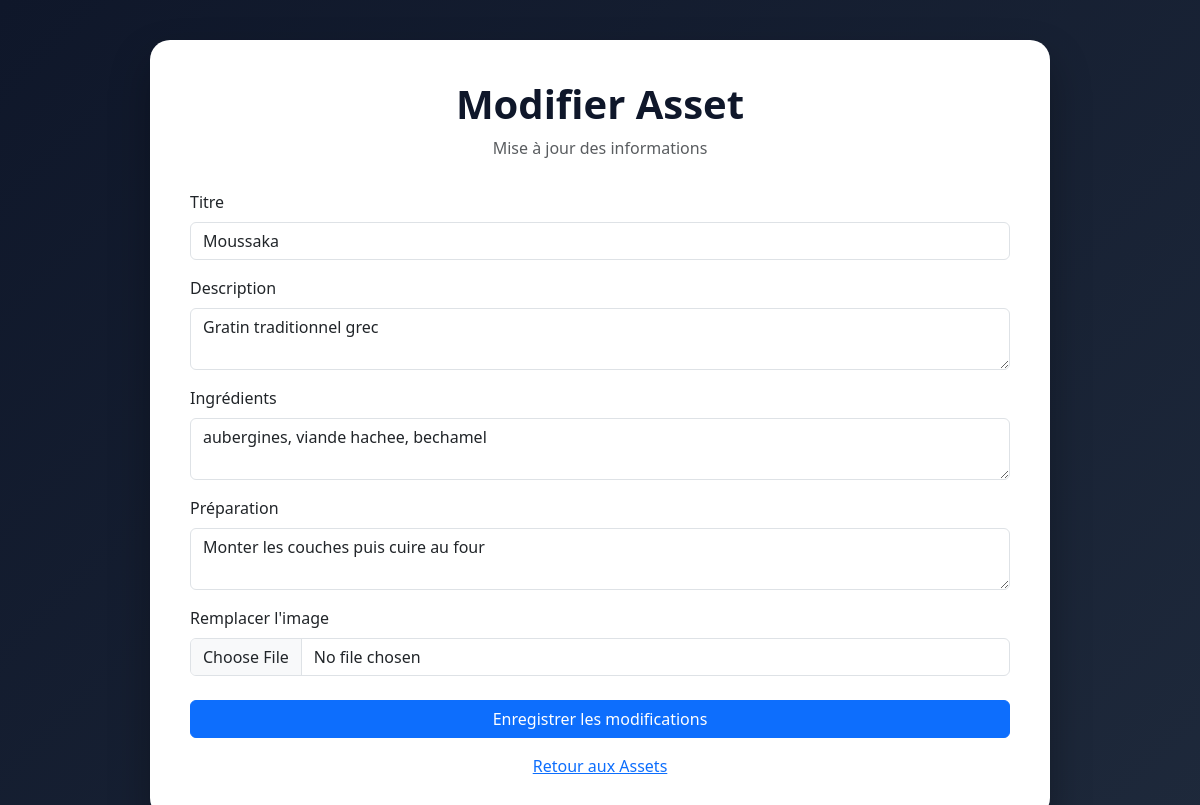
Screenshot of /?url=recipe/editForm&id=28 (signed in) with the database file from the repository.
### tables this page shows
CREATE TABLE `recipes` (
  `id` int NOT NULL AUTO_INCREMENT,
  `title` varchar(255) NOT NULL,
  `description` text NOT NULL,
  `ingredients` text NOT NULL,
  `preparation` text NOT NULL,
  `image` varchar(255) DEFAULT NULL,
  `created_at` timestamp NULL DEFAULT CURRENT_TIMESTAMP,
  `country` varchar(100) DEFAULT NULL,
  `chef_name` varchar(255) DEFAULT NULL,
  `difficulty` varchar(50) DEFAULT NULL,
  `prep_time` int DEFAULT NULL,
  `cook_time` int DEFAULT NULL,
  `servings` int DEFAULT NULL,
  PRIMARY KEY (`id`)
);

### app/controllers/RecipeController.php (called while the page is built, shortened)
<?php
require_once __DIR__ . '/../models/Recipe.php';
class RecipeController
{
    private $model;
    public function __construct()
    {
        $this->model = new Recipe();
    }
    public function editForm()
    {
        $recipe = $this->model->find($_GET['id']);
        require __DIR__ . '/../views/recipes/edit.php';
    }
}

### app/core/Router.php (called while the page is built, shortened)
<?php
class Router
{
    public function route()
    {
        $url = $_GET['url'] ?? 'home/index';
        $url = trim($url, '/');
        $parts = explode('/', $url);
        if ($parts[0] === 'api') {
            $version = $parts[1] ?? 'v1';
            $controller = $parts[2] ?? 'home';
            $method = $parts[3] ?? 'index';
            $controllerClass =
                ucfirst($controller) . 'Controller';
            $file =
                __DIR__
                . '/../controllers/Api/'
                . strtoupper($version)
                . '/'
                . $controllerClass
                . '.php';
        } else {
            $method = $parts[1] ?? 'index';
        }
        $method = explode('?', $method)[0];
        $controllerInstance =
            new $controllerClass();
        $controllerInstance->$method();
    }
}

### public/index.php (called while the page is built, shortened)
<?php
require_once "../app/core/Router.php";
$router = new Router();
$router->route();

### app/models/Recipe.php (called while the page is built, shortened)
<?php
require_once __DIR__ . '/../core/Database.php';
class Recipe
{
    private $conn;
    public function __construct()
    {
        $db = new Database();
        $this->conn = $db->getConnection();
    }
    public function find($id)
    {
        $stmt = $this->conn->prepare(
            "SELECT * FROM recipes WHERE id = :id"
        );
        $stmt->execute([
            ':id' => $id
        ]);
        return $stmt->fetch(PDO::FETCH_ASSOC);
    }
}

### app/core/Database.php (called while the page is built, shortened)
<?php
class Database
{
    private $host = "db";
    private $dbname = "appdb";
    private $username = "root";
    private $password = "root";
    public function getConnection()
    {
        try {
            $this->pdo = new PDO(
                "mysql:host={$this->host};dbname={$this->dbname};charset=utf8",
                $this->username,
                $this->password
            );
            $this->pdo->setAttribute(PDO::ATTR_ERRMODE, PDO::ERRMODE_EXCEPTION);
            return $this->pdo;
        } catch (PDOException $e) {
            die("Erreur connexion DB : " . $e->getMessage());
        }
    }
}

### app/views/recipes/edit.php (the view, shortened to what this page needs)
<!DOCTYPE html>
<html lang="fr">
<head>
<link href="https://cdn.jsdelivr.net/npm/bootstrap@5.3.3/dist/css/bootstrap.min.css" rel="stylesheet">
</head>
<body>
<div class="card-form">
    <div class="header">
        <h1>Modifier Asset</h1>
        <p class="text-muted">
            Mise à jour des informations
        </p>
    </div>
    <form
        method="POST"
        action="/?url=recipe/update"
        enctype="multipart/form-data">
        <div class="mb-3">
            <label class="form-label">
                Titre
            </label>
            <input
                type="text"
                name="title"
                class="form-control"
                value="<?= htmlspecialchars($recipe['title'] ?? '') ?>"
                required>
        </div>
        <div class="mb-3">
            <label class="form-label">
                Description
            </label>
            <textarea
                name="description"
                class="form-control"
                required><?= htmlspecialchars($recipe['description'] ?? '') ?></textarea>
        </div>
        <div class="mb-3">
            <label class="form-label">
                Ingrédients
            </label>
            <textarea
                name="ingredients"
                class="form-control"
                required><?= htmlspecialchars($recipe['ingredients'] ?? '') ?></textarea>
        </div>
        <div class="mb-3">
            <label class="form-label">
                Préparation
            </label>
            <textarea
                name="preparation"
                class="form-control"
                required><?= htmlspecialchars($recipe['preparation'] ?? '') ?></textarea>
        </div>
        <div class="mb-4">
            <label class="form-label">
                Remplacer l'image
            </label>
            <input
                type="file"
                name="image"
                accept=".jpg,.jpeg,.png,.webp"
                class="form-control">
        </div>
        <button
            type="submit"
            class="btn btn-primary btn-save">
            Enregistrer les modifications
        </button>
        <div class="text-center mt-3">
            <a href="/?url=recipe/index">
                Retour aux Assets
            </a>
        </div>
    </form>
</div>
</body>
</html>

### app/views/recipes/edit.php (style rules this page uses)
body { background:linear-gradient(135deg,#0f172a,#1e293b); min-height:100vh; padding:40px; }
.card-form { max-width:900px; margin:auto; background:white; border-radius:20px; padding:40px; box-shadow:0 20px 40px rgba(0,0,0,.3); }
.header { text-align:center; margin-bottom:30px; }
.header h1 { color:#0f172a; font-weight:700; }
textarea { min-height:120px; }
.btn-save { width:100%; }

### rows the page displays
recipes: title "Moussaka", description "Gratin traditionnel grec", ingredients "aubergines, viande hachee, bechamel", preparation "Monter les couches puis cuire au four"
